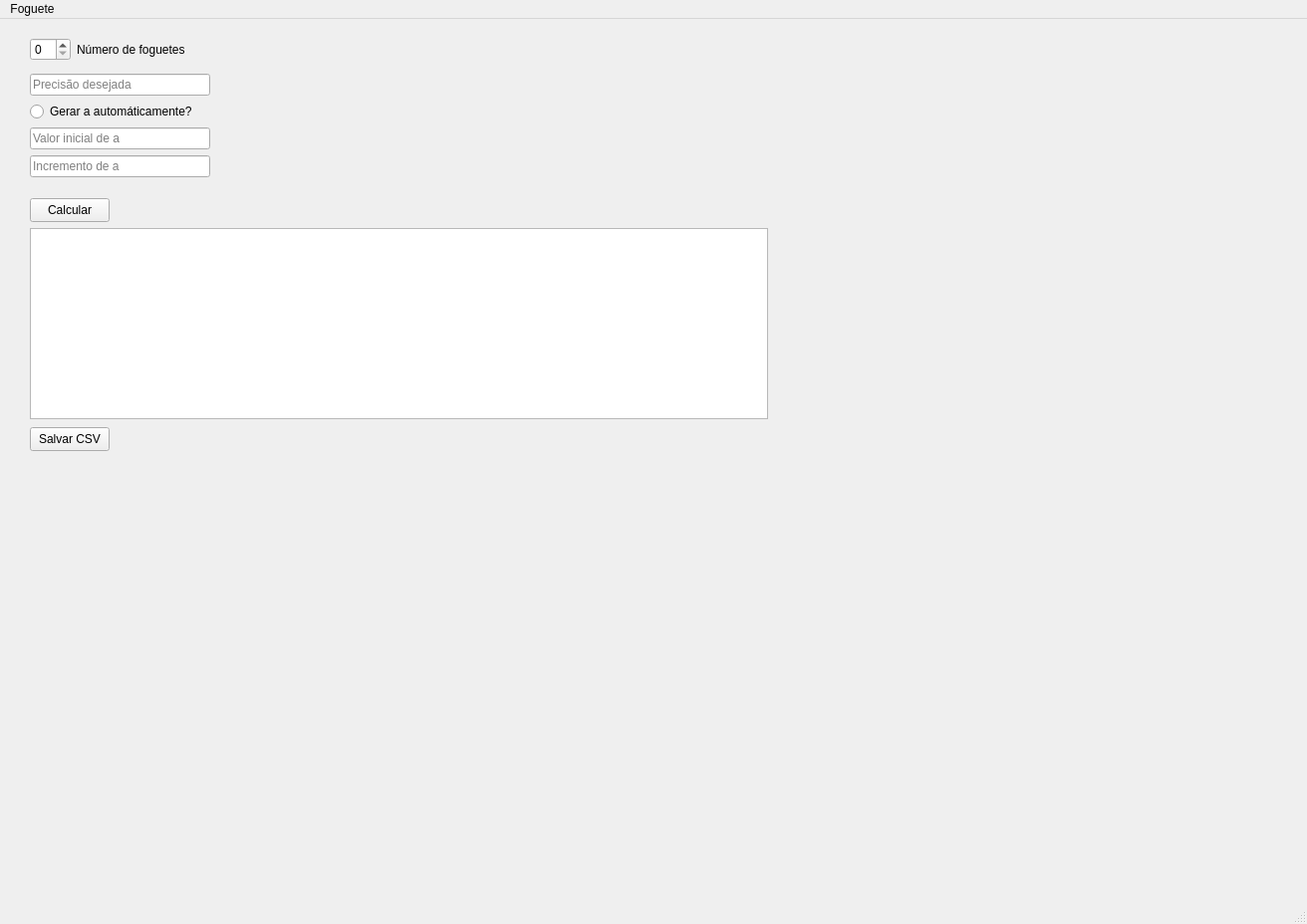
<?xml version="1.0" encoding="UTF-8"?>
<ui version="4.0">
 <class>MainWindow</class>
 <widget class="QMainWindow" name="MainWindow">
  <property name="geometry">
   <rect>
    <x>0</x>
    <y>0</y>
    <width>1312</width>
    <height>928</height>
   </rect>
  </property>
  <property name="windowTitle">
   <string>MainWindow</string>
  </property>
  <widget class="QWidget" name="centralwidget">
   <widget class="QTableWidget" name="tableWidget">
    <property name="geometry">
     <rect>
      <x>30</x>
      <y>210</y>
      <width>741</width>
      <height>192</height>
     </rect>
    </property>
   </widget>
   <widget class="QPushButton" name="btnCalcular">
    <property name="geometry">
     <rect>
      <x>30</x>
      <y>180</y>
      <width>80</width>
      <height>24</height>
     </rect>
    </property>
    <property name="text">
     <string>Calcular</string>
    </property>
   </widget>
   <widget class="QPushButton" name="btnSalvarCSV">
    <property name="geometry">
     <rect>
      <x>30</x>
      <y>410</y>
      <width>80</width>
      <height>24</height>
     </rect>
    </property>
    <property name="text">
     <string>Salvar CSV</string>
    </property>
   </widget>
   <widget class="QWidget" name="">
    <property name="geometry">
     <rect>
      <x>30</x>
      <y>12</y>
      <width>181</width>
      <height>147</height>
     </rect>
    </property>
    <layout class="QVBoxLayout" name="verticalLayout_4">
     <item>
      <layout class="QHBoxLayout" name="horizontalLayout_3" stretch="0,1">
       <item>
        <widget class="QSpinBox" name="spinN"/>
       </item>
       <item>
        <widget class="QLabel" name="label">
         <property name="text">
          <string>Número de foguetes</string>
         </property>
        </widget>
       </item>
      </layout>
     </item>
     <item>
      <widget class="QLineEdit" name="lineEps">
       <property name="text">
        <string/>
       </property>
       <property name="placeholderText">
        <string>Precisão desejada</string>
       </property>
      </widget>
     </item>
     <item>
      <widget class="QRadioButton" name="r">
       <property name="text">
        <string>Gerar a automáticamente?</string>
       </property>
      </widget>
     </item>
     <item>
      <widget class="QLineEdit" name="lineAstart">
       <property name="text">
        <string/>
       </property>
       <property name="placeholderText">
        <string>Valor inicial de a</string>
       </property>
      </widget>
     </item>
     <item>
      <widget class="QLineEdit" name="linePasso">
       <property name="text">
        <string/>
       </property>
       <property name="placeholderText">
        <string>Incremento de a</string>
       </property>
      </widget>
     </item>
    </layout>
   </widget>
  </widget>
  <widget class="QStatusBar" name="statusbar"/>
  <widget class="QMenuBar" name="menubar">
   <property name="geometry">
    <rect>
     <x>0</x>
     <y>0</y>
     <width>1312</width>
     <height>21</height>
    </rect>
   </property>
   <widget class="QMenu" name="menuFoguete">
    <property name="title">
     <string>Foguete</string>
    </property>
   </widget>
   <addaction name="menuFoguete"/>
  </widget>
 </widget>
 <resources/>
 <connections/>
</ui>
